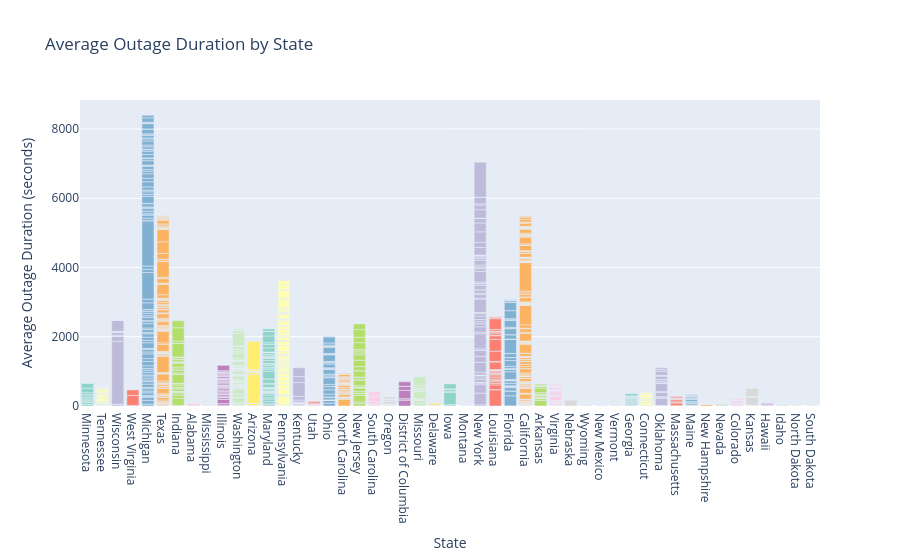

The notebook cell this image was saved under:
### Code cell
fig = px.bar(
    cleaned_df,
    x="US_state",
    y="Outage_duration",
    title="Average Outage Duration by State",
    labels={
        "US_state": "State",
        "Outage_duration": "Average Outage Duration (seconds)",
    },
    color="US_state",
    color_discrete_sequence=px.colors.qualitative.Set3,
).update_layout(showlegend=False)
fig.show()
# fig.write_html(
#     "/Users/wuyuming/Desktop/proj_4/proj04_page/graph/avg_outage_duration_by_state.html"
# )
